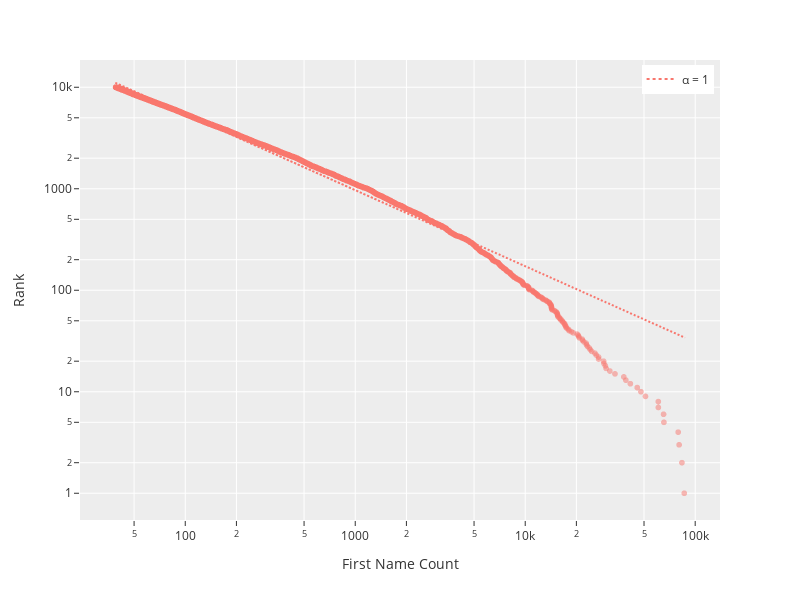

Notebook cell for this chart:
### Code cell
fig.update_layout(width=800, height=600)

fig.data[1].update(name='α = 1', showlegend=True)

fig.update_layout(legend=dict(
    yanchor="top",
    y=0.99,
    xanchor="right",
    x=0.99
))
fig

### Figure 1 — Plotly figure (JSON) as saved in the notebook; plotly's stock layout.template omitted (floating-point values rounded to 4 significant figures; data arrays with more than 128 entries replaced by an {"elided": "..."} marker saying what was removed)
{"data": [{"hovertemplate": "First Name Count=%{x}<br>Rank=%{y}<extra></extra>", "legendgroup": "", "marker": {"color": "#F8766D", "opacity": 0.5, "symbol": "circle"}, "mode": "markers", "name": "", "showlegend": false, "type": "scattergl", "x": {"elided": "10000 int values"}, "xaxis": "x", "y": {"elided": "10000 int values"}, "yaxis": "y"}, {"hovertemplate": "<b>OLS trendline</b><br>log10(Rank) = -0.74925 * log10(First Name Count) + 5.23397<br>R<sup>2</sup>=0.979143<br><br>First Name Count=%{x}<br>Rank=%{y} <b>(trend)</b><extra></extra>", "legendgroup": "", "line": {"dash": "dot"}, "marker": {"color": "#F8766D", "symbol": "circle"}, "mode": "lines", "name": "α = 1", "showlegend": true, "type": "scattergl", "x": {"elided": "10000 int values"}, "xaxis": "x", "y": {"elided": "10000 float values"}, "yaxis": "y"}], "layout": {"height": 600, "legend": {"tracegroupgap": 0, "x": 0.99, "xanchor": "right", "y": 0.99, "yanchor": "top"}, "margin": {"t": 60}, "width": 800, "xaxis": {"anchor": "y", "domain": [0, 1], "title": {"text": "First Name Count"}, "type": "log"}, "yaxis": {"anchor": "x", "domain": [0, 1], "title": {"text": "Rank"}, "type": "log"}}}
